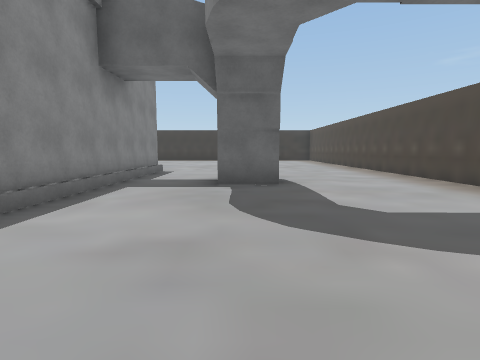
view 1 (above)

19 first-person views from a walk through a scene from a Unity 3-D project. The camera is 1.4 m above the floor, tilts 6° down and sees 80° across. The floor is counted in squares, 2 m on a side. Each view is taken from the middle of a square. On the plan, view 1 faces up. The plan holds only what a view shows up to about 10 squares ahead; the rest is blank. The place goes on beyond the plan. Some surface patterns are stand-ins.

view 2
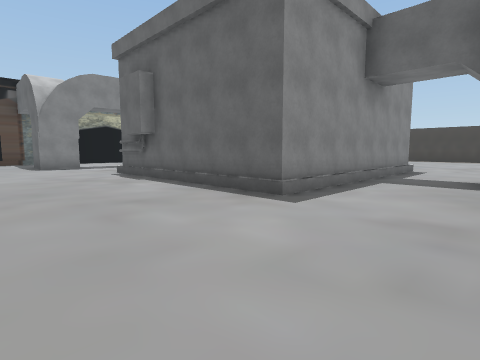

view 3
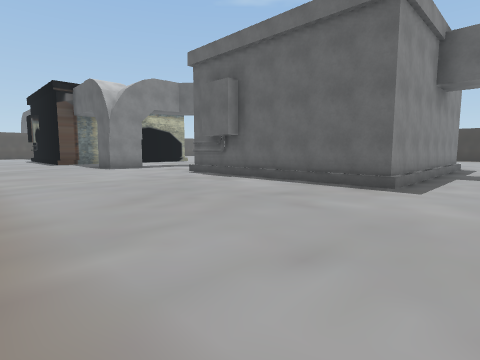

view 4
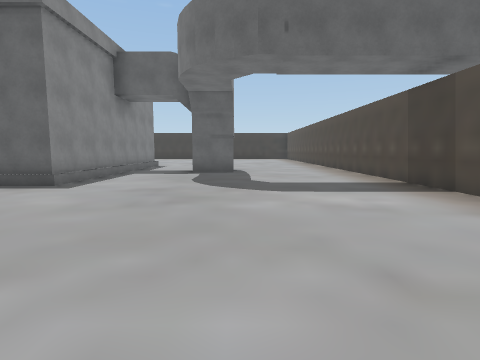

view 5
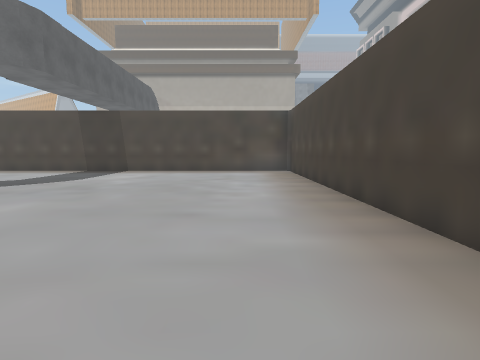

view 6
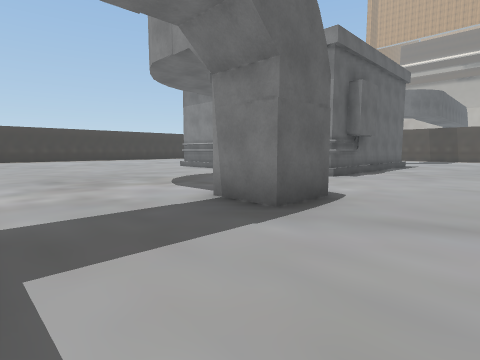

view 7
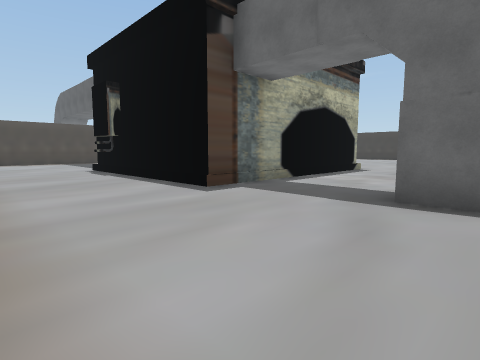

view 8
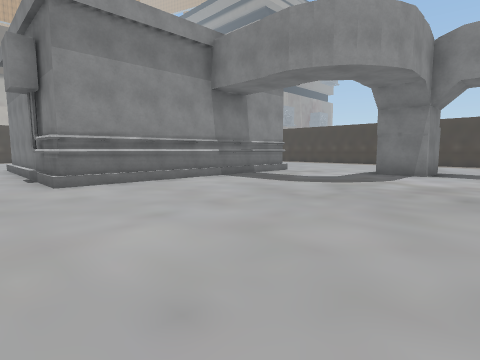

view 9
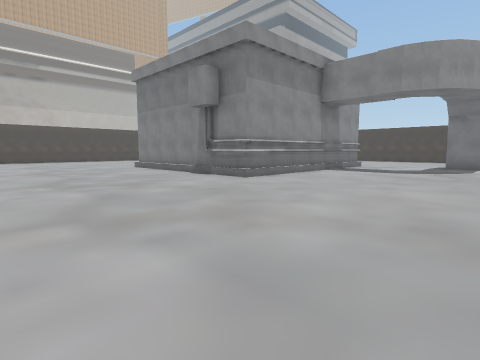

view 10
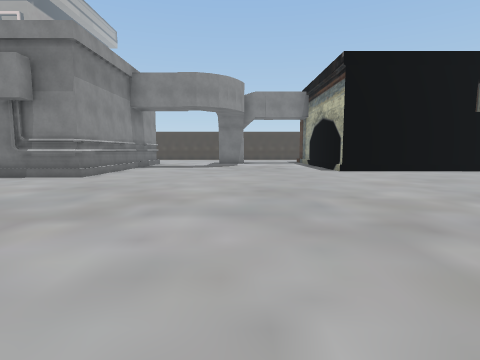

view 11
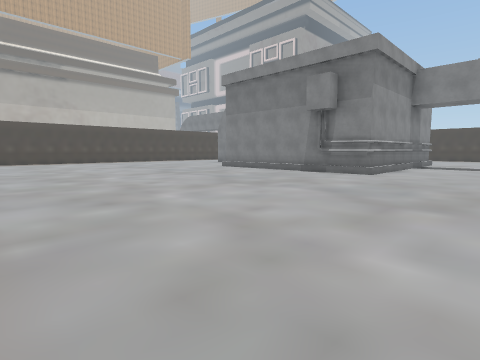

view 12
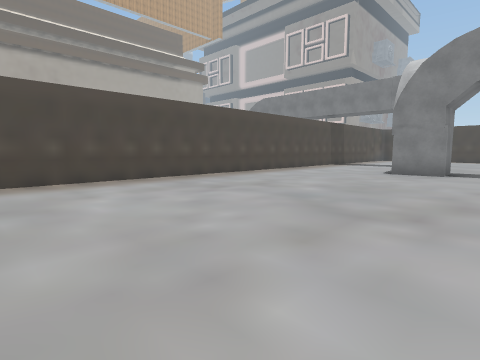

view 13
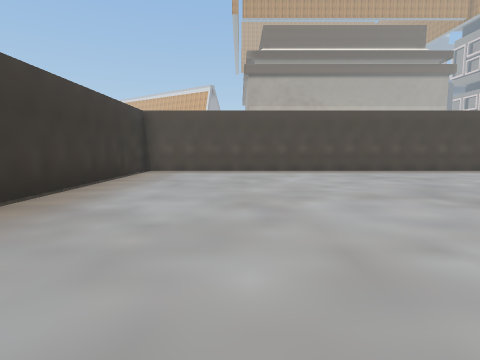

view 14
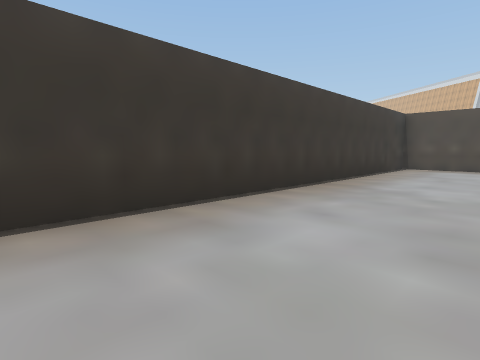

view 15
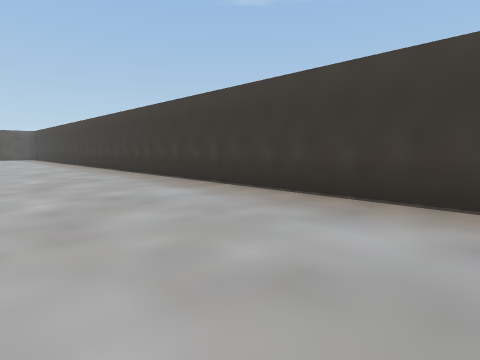

view 16
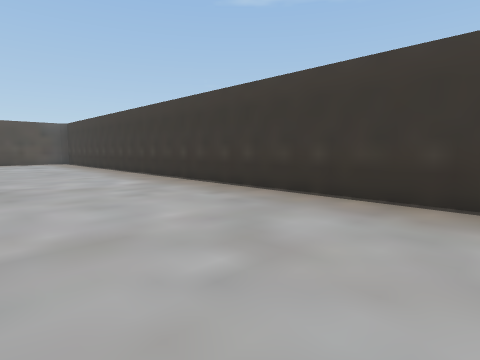

view 17
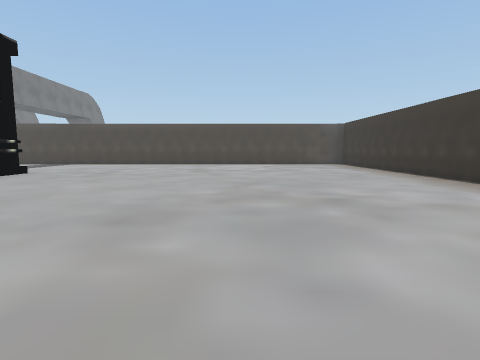

view 18
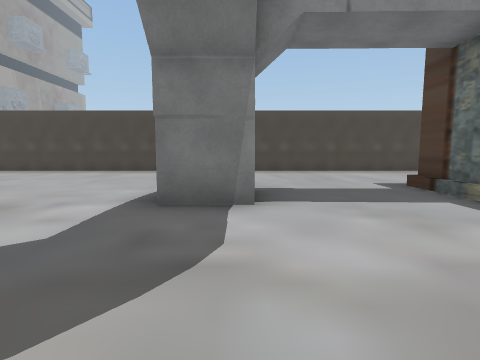

view 19
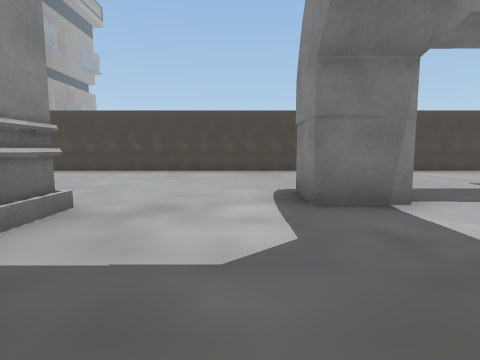

### Floor plan
Points are (right, up) in squares from view 1. A wall is a line through its corners. A room is listed if a view was taken in it or the views show most of it. See-through windows are left out.
Room 1 (views 1, 2, 3, 4, 5, 6, 7, 8, 9, 10, 11, 12, 13, 14, 15, 16, 17, 18, 19)
walls: (-8.9, 9.6) (-2.7, 9.6) (-2.7, 2.7) (-8.9, 2.7) (-8.9, 9.6); (-21, 7.4) (-16.4, 7.4) (-16.4, 0.5) (-22.5, 0.5); (-22.5, 7.4) (-21.6, 7.4); (-19.1, -3.7) (-4.6, -3.7); (-3.1, -3.7) (4.6, -3.7) (4.6, 19.2) (-24.1, 19.1)
objects: vent (-13, 2); vent (0, 6)

Where each view was taken, in squares from view 1:
view 1: 0 up, 0 right, facing up
view 2: 1 down, 0 right, facing up-left
view 3: 3 down, 1 left, facing up-left
view 4: 3 down, 1 right, facing up
view 5: 2 down, 5 left, facing right
view 6: 1 down, 16 left, facing up-right
view 7: 3 down, 12 left, facing up-left
view 8: 11 up, 15 left, facing down-right
view 9: 15 up, 14 left, facing down-right
view 10: 17 up, 13 left, facing down
view 11: 18 up, 12 left, facing down-right
view 12: 16 up, 2 left, facing down-right
view 13: 16 up, 5 left, facing right
view 14: 16 up, 7 left, facing up-right
view 15: 15 up, 4 left, facing up-left
view 16: 15 up, 12 left, facing up-left
view 17: 14 up, 14 left, facing left
view 18: 6 up, 13 left, facing down
view 19: 6 up, 11 left, facing down
